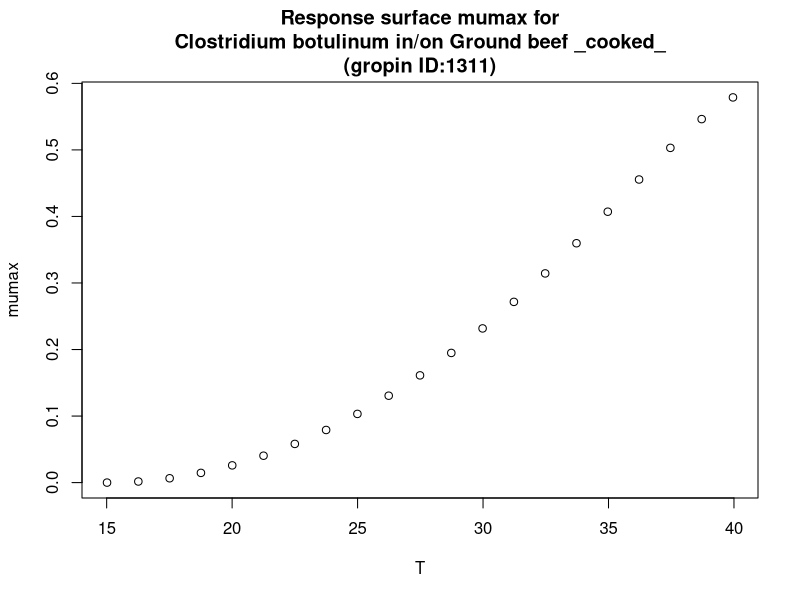

This figure's R source:
#############################
# start of Parameter script
#############################
T <- seq(15.015,39.96003996004,length.out=21)
#############################
# end of Parameter script
#############################
############################# 
# start of Model script Gropin ID 1311 
#############################
 
# constant coefficients for this model
 
variables <- data.frame(T)
argumentsPar <- expand.grid(variables)
 
# heart of the model
response_surface <- function(T) {
   mumax <-0.001034*((T-15)^2)*(1-exp(0.4147*(T-45.48)))

return(mumax=mumax)
} 

# output parameters
responseSurface <- cbind(argumentsPar,response_surface(argumentsPar['T']))
colnames(responseSurface) <- c(colnames(argumentsPar),'mumax')
#############################
# End of Model script
#############################
############################# 
# start of Visualisation script Gropin ID 1311 
#############################
plot(T,responseSurface$'mumax',xlab='T',
                          ylab='mumax',main='Response surface mumax for
Clostridium botulinum in/on Ground beef _cooked_
(gropin ID:1311)')
#############################
# End of Visualisation script
#############################
